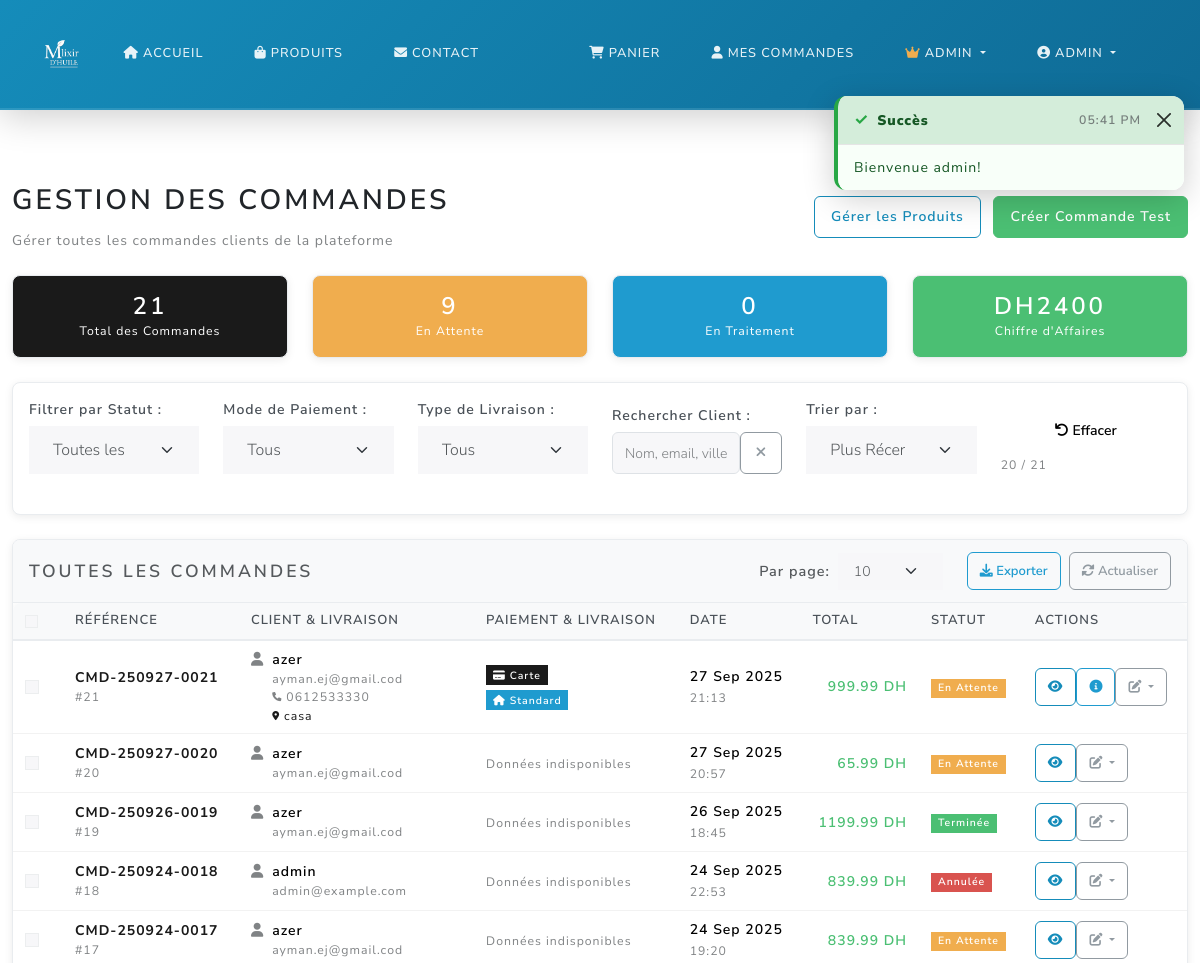
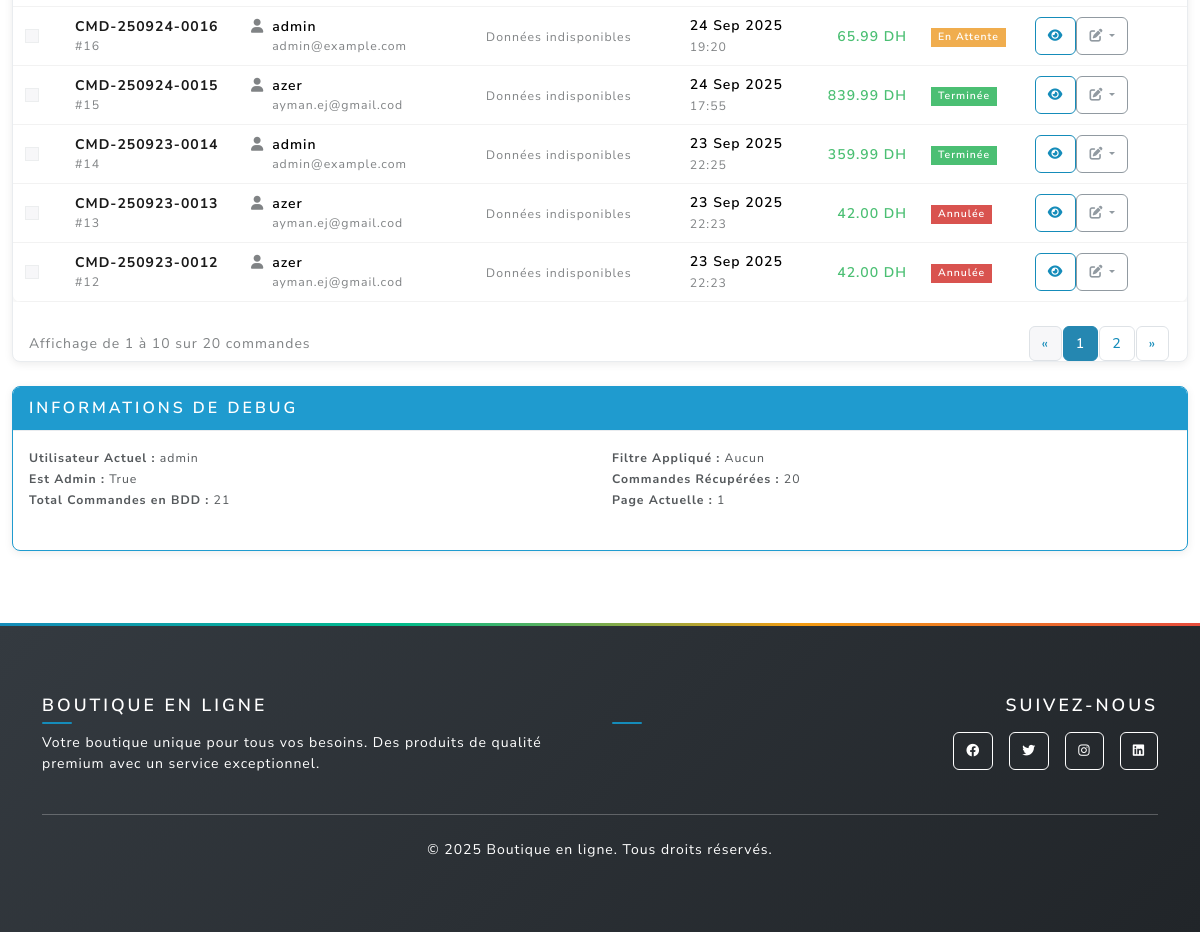
Page /admin/orders (signed in) on the earlier database version (2 pictures, top to bottom).
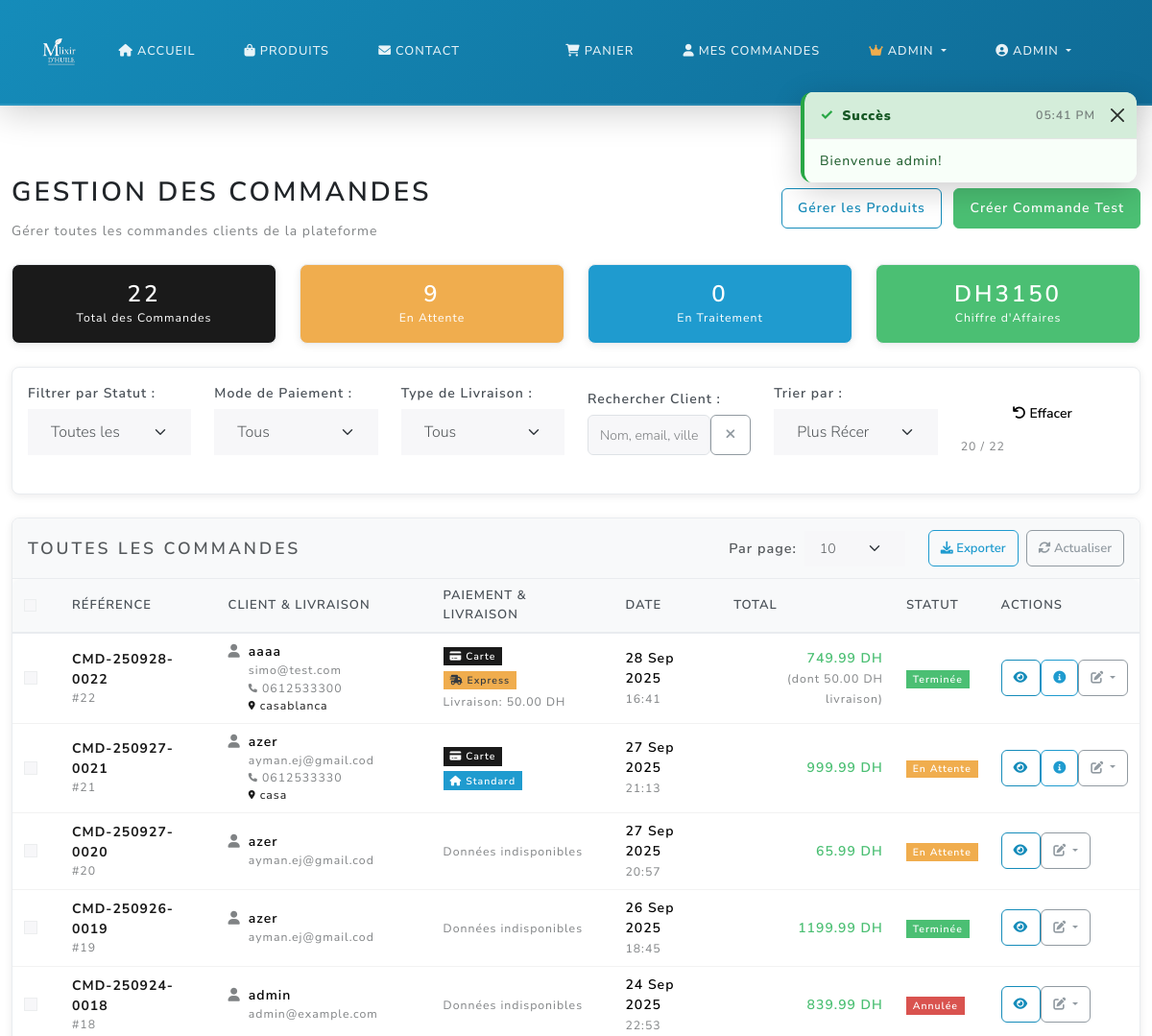
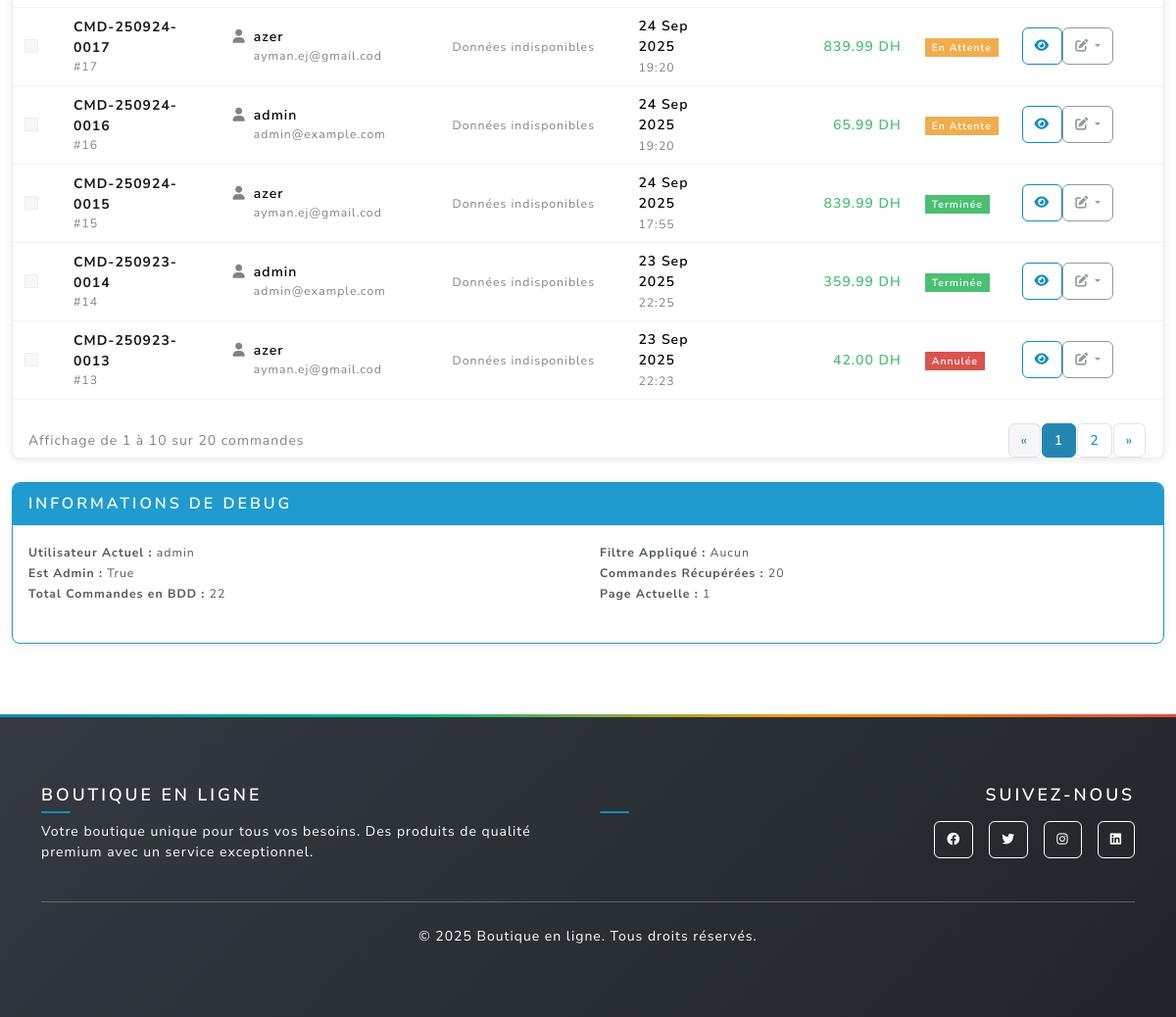
Same page on the later database version (2 pictures, top to bottom).
### main.py (models this page shows, shortened)
class Order(db.Model):
    id = db.Column(db.Integer, primary_key=True)
    user_id = db.Column(db.Integer, db.ForeignKey('user.id'), nullable=False)
    total = db.Column(db.Float, nullable=False)
    status = db.Column(db.String(20), default='pending')
    created_at = db.Column(db.DateTime, default=db.func.current_timestamp())
    @property
    def title(self):
        if self.created_at:
            date_str = self.created_at.strftime('%y%m%d')
            return f"CMD-{date_str}-{str(self.id).zfill(4)}"
        return f"CMD-{str(self.id).zfill(4)}"

class OrderDetails(db.Model):
    id = db.Column(db.Integer, primary_key=True)
    order_id = db.Column(db.Integer, db.ForeignKey('order.id'), nullable=False, unique=True)
    customer_name = db.Column(db.String(100), nullable=False)
    customer_email = db.Column(db.String(120), nullable=False)
    customer_phone = db.Column(db.String(20), nullable=False)
    shipping_address = db.Column(db.Text, nullable=False)
    shipping_city = db.Column(db.String(50), nullable=False)
    shipping_postal = db.Column(db.String(10), nullable=True)
    payment_method = db.Column(db.String(20), nullable=False, default='card')  # 'card' or 'cash_on_delivery'
    delivery_method = db.Column(db.String(20), nullable=False, default='home_delivery')  # 'home_delivery' or 'express_delivery'
    special_instructions = db.Column(db.Text, nullable=True)
    shipping_cost = db.Column(db.Float, nullable=False, default=0)
    created_at = db.Column(db.DateTime, default=db.func.current_timestamp())
    order = db.relationship('Order', backref=db.backref('details', uselist=False, cascade='all, delete-orphan'))

class User(UserMixin, db.Model):
    id = db.Column(db.Integer, primary_key=True)
    username = db.Column(db.String(80), unique=True, nullable=False)
    email = db.Column(db.String(120), unique=True, nullable=False)
    password_hash = db.Column(db.String(120), nullable=False)
    phone = db.Column(db.String(20), nullable=True)
    address = db.Column(db.Text, nullable=True)
    ville = db.Column(db.String(100), nullable=True)  # NEW FIELD
    code_postal = db.Column(db.String(10), nullable=True)  # NEW FIELD
    is_admin = db.Column(db.Boolean, default=False)
    orders = db.relationship('Order', backref='user', lazy=True)

### main.py (the view)
@app.route('/admin/orders')
@login_required
def admin_orders():
    if not current_user.is_admin:
        return redirect_with_toast('home', 'Accès refusé', 'error')
    page = request.args.get('page', 1, type=int)
    status_filter = request.args.get('status', '')
    query = Order.query
    if status_filter:
        query = query.filter_by(status=status_filter)
    orders = query.order_by(Order.created_at.desc()).paginate(
        page=page, per_page=20, error_out=False
    )
    stats = {
        'total_orders': Order.query.count(),
        'pending_orders': Order.query.filter_by(status='pending').count(),
        'processing_orders': Order.query.filter_by(status='processing').count(),
        'shipped_orders': Order.query.filter_by(status='shipped').count(),
        'delivered_orders': Order.query.filter_by(status='delivered').count(),
        'completed_orders': Order.query.filter_by(status='completed').count(),
        'cancelled_orders': Order.query.filter_by(status='cancelled').count(),
        'total_revenue': db.session.query(db.func.sum(Order.total))\
            .filter_by(status='completed').scalar() or 0
    }
    return render_template('admin_orders.html', orders=orders, stats=stats, status_filter=status_filter)

### main.py (called while the page is built, shortened)
@login_manager.user_loader
def load_user(user_id):
    return User.query.get(int(user_id))

@app.context_processor
def inject_toast_messages():
    toast_message = session.pop('toast_message', None)
    toast_type = session.pop('toast_type', None)
    return {
        'toast_message': toast_message,
        'toast_type': toast_type or 'info'
    }

@app.context_processor
def inject_cart_count():
    if current_user.is_authenticated:
        try:
            from sqlalchemy import inspect
            inspector = inspect(db.engine)
            if 'cart' in inspector.get_table_names():
                cart_count = Cart.query.filter_by(user_id=current_user.id).count()
                cart_total_quantity = db.session.query(db.func.sum(Cart.quantity))\
                    .filter_by(user_id=current_user.id).scalar() or 0
                return {
                    'cart_count': cart_count,
                    'cart_total_quantity': int(cart_total_quantity)
                }
        except Exception:
            pass
    return {'cart_count': 0, 'cart_total_quantity': 0}

def get_shipping_settings():
    settings = ShippingSettings.query.first()
    return settings

### templates/admin_orders.html (shortened to what the changed rows need)
{% extends "base.html" %}
{% block content %}
<div class="container-fluid py-4">
  <div class="d-flex justify-content-between align-items-center mb-4">
    <div>
      <h2>Gestion des Commandes</h2>
    </div>
  </div>
  {% if stats %}
  <div class="row mb-4" id="statsCards">
    <div class="col-md-3">
      <div class="card text-center bg-primary text-white">
        <div class="card-body">
          <h3 class="mb-0" id="totalOrdersCount">{{ stats.total_orders }}</h3>
          <small>Total des Commandes</small>
        </div>
      </div>
    </div>
    <div class="col-md-3">
      <div class="card text-center bg-warning text-white">
        <div class="card-body">
          <h3 class="mb-0" id="pendingOrdersCount">{{ stats.pending_orders }}</h3>
          <small>En Attente</small>
        </div>
      </div>
    </div>
    <div class="col-md-3">
      <div class="card text-center bg-info text-white">
        <div class="card-body">
          <h3 class="mb-0" id="processingOrdersCount">{{ stats.processing_orders }}</h3>
          <small>En Traitement</small>
        </div>
      </div>
    </div>
    <div class="col-md-3">
      <div class="card text-center bg-success text-white">
        <div class="card-body">
          <h3 class="mb-0" id="totalRevenueCount">DH{{ "%.0f"|format(stats.total_revenue) }}</h3>
          <small>Chiffre d'Affaires</small>
        </div>
      </div>
    </div>
  </div>
  {% endif %}
  <div class="card mb-4">
    <div class="card-body">
      <div class="row align-items-end">
        <div class="col-md-2">
          <small class="text-muted d-block mt-1">
            <span id="visibleCount">{{ orders.items|length if orders.items else 0 }}</span>
            / <span id="totalCount">{{ orders.total if orders else 0 }}</span>
          </small>
        </div>
      </div>
    </div>
  </div>
  <div class="card">
    <div class="card-body p-0">
      {% if orders and orders.items %}
      <div class="table-responsive">
        <table class="table table-hover mb-0">
          <thead class="table-light">
            <tr>
              <th style="width: 50px;">
                <input type="checkbox" id="selectAll" class="form-check-input">
              </th>
              <th>Référence</th>
              <th>Client & Livraison</th>
              <th>Paiement & Livraison</th>
              <th>Date</th>
              <th>Total</th>
              <th>Statut</th>
              <th>Actions</th>
            </tr>
          </thead>
          <tbody id="ordersTableBody">
            {% for order in orders.items %}
            <tr class="order-row"
                data-status="{{ order.status }}"
                data-customer="{{ order.user.username|lower }} {{ order.user.email|lower }} {{ order.details.customer_name|lower if order.details else '' }} {{ order.details.shipping_city|lower if order.details else '' }}"
                data-date="{{ order.created_at.strftime('%Y-%m-%d %H:%M:%S') }}"
                data-total="{{ order.total }}"
                data-payment="{{ order.details.payment_method if order.details else '' }}"
                data-delivery="{{ order.details.delivery_method if order.details else '' }}"
                data-order-id="{{ order.id }}">
              <td>
                <input type="checkbox" class="form-check-input order-checkbox" value="{{ order.id }}">
              </td>
              <td>
                <div class="d-flex flex-column">
                  <strong class="text-primary">{{ order.title }}</strong>
                  <small class="text-muted">#{{ order.id }}</small>
                </div>
              </td>
              <td>
                <div class="customer-info">
                  <div class="d-flex align-items-start">
                    <div class="me-2">
                      <i class="fas fa-user text-muted"></i>
                    </div>
                    <div>
                      <div class="fw-bold">
                        {{ order.details.customer_name if order.details else order.user.username }}
                      </div>
                      <small class="text-muted d-block">
                        {{ order.details.customer_email if order.details else order.user.email }}
                      </small>
                      {% if order.details and order.details.customer_phone %}
                      <small class="text-muted d-block">
                        {{ order.details.customer_phone }}
                      </small>
                      {% endif %}
                      {% if order.details and order.details.shipping_city %}
                      <small class="text-primary d-block">
                        {{ order.details.shipping_city }}
                      </small>
                      {% endif %}
                    </div>
                  </div>
                </div>
              </td>
              <td>
                <div class="payment-delivery-info">
                  {% if order.details %}
                  <div class="mb-1">
                    {% if order.details.payment_method == 'card' %}
                    <span class="badge bg-primary">
                      <i class="fas fa-credit-card me-1"></i>Carte
                    </span>
                    {% elif order.details.payment_method == 'cash_on_delivery' %}
                    <span class="badge bg-success">
                      <i class="fas fa-money-bill-wave me-1"></i>À la livraison
                    </span>
                    {% endif %}
                  </div>
                  <div>
                    {% if order.details.delivery_method == 'express_delivery' %}
                    <span class="badge bg-warning text-dark">
                      <i class="fas fa-shipping-fast me-1"></i>Express
                    </span>
                    {% elif order.details.delivery_method == 'home_delivery' %}
                    <span class="badge bg-info">
                      <i class="fas fa-home me-1"></i>Standard
                    </span>
                    {% endif %}
                  </div>
                  {% if order.details.shipping_cost > 0 %}
                  <small class="text-muted d-block mt-1">
                    Livraison: {{ "%.2f"|format(order.details.shipping_cost) }} DH
                  </small>
                  {% endif %}
                  {% else %}
                  <small class="text-muted">Données indisponibles</small>
                  {% endif %}
                </div>
              </td>
              <td>
                <div>
                  <div class="fw-bold">{{ order.created_at.strftime('%d %b %Y') }}</div>
                  <small class="text-muted">{{ order.created_at.strftime('%H:%M') }}</small>
                </div>
              </td>
              <td>
                <div class="text-end">
                  <div class="fw-bold text-success order-total">{{ "%.2f"|format(order.total) }} DH</div>
                  {% if order.details and order.details.shipping_cost > 0 %}
                  <small class="text-muted">
                    (dont {{ "%.2f"|format(order.details.shipping_cost) }} DH livraison)
                  </small>
                  {% endif %}
                </div>
              </td>
              <td>
                <span class="badge order-status bg-{{ 'warning' if order.status == 'pending'
                                        else 'info' if order.status == 'processing'
                                        else 'primary' if order.status == 'shipped'
                                        else 'success' if order.status in ['delivered', 'completed']
                                        else 'danger' }}">
                  {% if order.status == 'pending' %}En Attente
                  {% elif order.status == 'processing' %}En Traitement
                  {% elif order.status == 'shipped' %}Expédiée
                  {% elif order.status == 'delivered' %}Livrée
                  {% elif order.status == 'completed' %}Terminée
                  {% elif order.status == 'cancelled' %}Annulée
                  {% else %}{{ order.status|title }}
                  {% endif %}
                </span>
              </td>
              <td>
                <div class="btn-group" role="group">
                  <a href="{{ url_for('admin_order_detail', order_id=order.id) }}"
                     class="btn btn-sm btn-outline-primary" title="Voir Détails">
                    <i class="fas fa-eye"></i>
                  </a>
                  {% if order.details %}
                  <button type="button" class="btn btn-sm btn-outline-info"
                          data-bs-toggle="modal"
                          data-bs-target="#customerInfoModal{{ order.id }}"
                          title="Infos Client">
                    <i class="fas fa-info-circle"></i>
                  </button>
                  {% endif %}
                  <div class="btn-group" role="group">
                    <button type="button" class="btn btn-sm btn-outline-secondary dropdown-toggle"
                            data-bs-toggle="dropdown"
                            aria-expanded="false"
                            data-bs-auto-close="true"
                            title="Changer Statut">
                      <i class="fas fa-edit"></i>
                    </button>
                  </div>
                </div>
              </td>
            </tr>
            {% endfor %}
          </tbody>
        </table>
      </div>
      {% endif %}
    </div>
  </div>
  <div class="mt-4">
    <div class="card border-info">
      <div class="card-body">
        <div class="row">
          <div class="col-md-6">
            <small>
              <strong>Utilisateur Actuel :</strong> {{ current_user.username }}<br>
              <strong>Est Admin :</strong> {{ current_user.is_admin }}<br>
              <strong>Total Commandes en BDD :</strong> {{ stats.total_orders if stats else 'N/A' }}
            </small>
          </div>
        </div>
      </div>
    </div>
  </div>
</div>
{% endblock %}

Differences in the rows shown:
no longer on this page (row unchanged): Order: title "CMD-250923-0012", id "12", details "azer", details "ayman.ej@gmail.cod", shows "Données indisponibles", created_at "23 Sep 2025", created_at "22:23", total "42.00", status "Annulée"
added Order: title "CMD-250928-0022", id "22", details "aaaa", details "simo@test.com", details.customer_phone "0612533300", details.shipping_city "casablanca", shows "Carte", shows "Express", created_at "28 Sep 2025", created_at "16:41", total "749.99", status "Terminée"
added OrderDetails: details.shipping_cost "50.00"
Other differences:
{{ stats.total_orders }}: "21" → "22"
{{ "%.0f"|format(stats.total_revenue) }}: "2400" → "3150"
{{ orders.total if orders else 0 }}: "21" → "22"
{{ stats.total_orders if stats else 'N/A' }}: "21" → "22"
